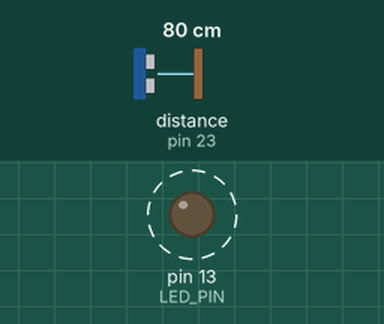
Recording of a sketch running on a simulated Arduino Mega 2560, built with avr-gcc and run on an emulated ATmega2560. Parts: output pins drawn as LEDs (lit = HIGH). Wiring (inferred from the names in the program): range finder with pulse-width output: data pin 23. Dashed ring = blinking. The test bench sets the inputs (shaded band); at power-on: distance to the obstacle (sensor on pin 23) 80 cm. The echo pulse lasts 58.3 µs per cm; what the sketch prints to the serial monitor is not drawn.

Above: at 2.2 s.
2.3 s: distance to the obstacle (sensor on pin 23) set to 2 cm
At 3.0 s:
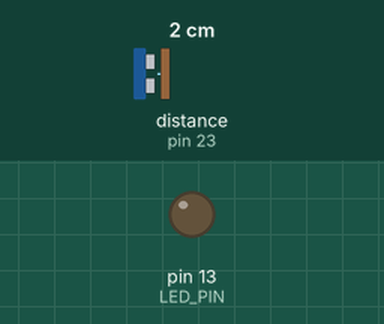
3.8 s: distance to the obstacle (sensor on pin 23) set to 4 cm
Timing chart, 0 to 6.8 s (numbered marks = the images above; inputs shaded):
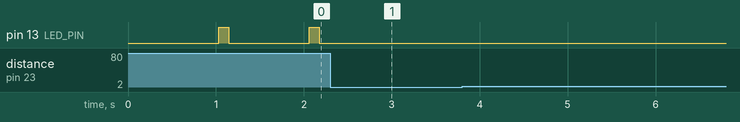

The sketch:

UltrasonicBlink.ino
```cpp
/* File:      UltrasonicBlinking
   Author:    Aaron Conrad
   Modified:  3/30/16

    This sketch reads the digital output of an ultrasonic sensor, and
    blinks the LED on the Teensy faster as an object gets closer to it.
*/

const int LED_PIN = 13;
const int PING_PIN = 23;

void setup() {
  // put your setup code here, to run once:
  Serial.begin(38400);
  delay(1000);
  pinMode(PING_PIN, INPUT);
  pinMode(LED_PIN, OUTPUT);
}

void loop() {
  // put your main code here, to run repeatedly:
  long duration;
  double inches;
  long blink;
  duration = pulseIn(PING_PIN, HIGH);
  inches = duration / 147;
  Serial.print(inches);
  Serial.print("in, blink:");

  blink = 45 * (inches / 12);
  Serial.println(blink);
  digitalWrite(LED_PIN, HIGH);
  delay(blink);
  digitalWrite(LED_PIN, LOW);
  delay(1000 - blink);
}
```

Measured:
- after the input at 2.3 s, pin 13 (LED_PIN): stays LOW (without the input it goes to HIGH after 0.79 s)
- by itself, pin 13 (LED_PIN): alternates HIGH for 0.12 s and LOW for 0.91 s
